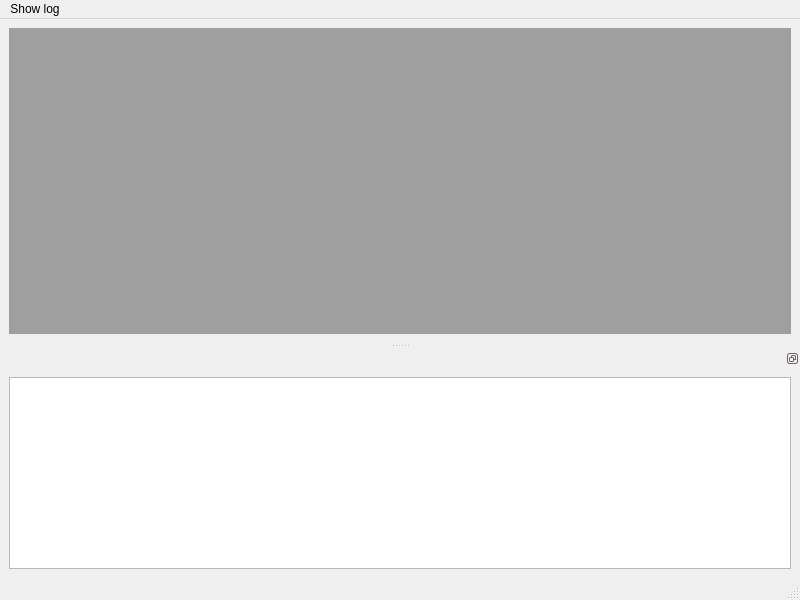
<?xml version="1.0" encoding="UTF-8"?>
<ui version="4.0">
 <class>cls_mdiWindow</class>
 <widget class="QMainWindow" name="cls_mdiWindow">
  <property name="geometry">
   <rect>
    <x>0</x>
    <y>0</y>
    <width>800</width>
    <height>600</height>
   </rect>
  </property>
  <property name="windowTitle">
   <string>MainWindow</string>
  </property>
  <widget class="QWidget" name="centralwidget">
   <layout class="QVBoxLayout" name="verticalLayout">
    <item>
     <widget class="QMdiArea" name="mdiArea"/>
    </item>
   </layout>
  </widget>
  <widget class="QMenuBar" name="menubar">
   <property name="geometry">
    <rect>
     <x>0</x>
     <y>0</y>
     <width>800</width>
     <height>22</height>
    </rect>
   </property>
   <widget class="QMenu" name="menuShow_log">
    <property name="title">
     <string>Show log</string>
    </property>
   </widget>
   <addaction name="menuShow_log"/>
  </widget>
  <widget class="QStatusBar" name="statusbar"/>
  <widget class="QDockWidget" name="dockWidget">
   <property name="features">
    <set>QDockWidget::DockWidgetFloatable|QDockWidget::DockWidgetMovable</set>
   </property>
   <attribute name="dockWidgetArea">
    <number>8</number>
   </attribute>
   <widget class="QWidget" name="dockWidgetContents">
    <layout class="QHBoxLayout" name="horizontalLayout">
     <item>
      <widget class="QTextEdit" name="textEdit">
       <property name="undoRedoEnabled">
        <bool>false</bool>
       </property>
       <property name="readOnly">
        <bool>true</bool>
       </property>
      </widget>
     </item>
    </layout>
   </widget>
  </widget>
 </widget>
 <resources/>
 <connections/>
</ui>
